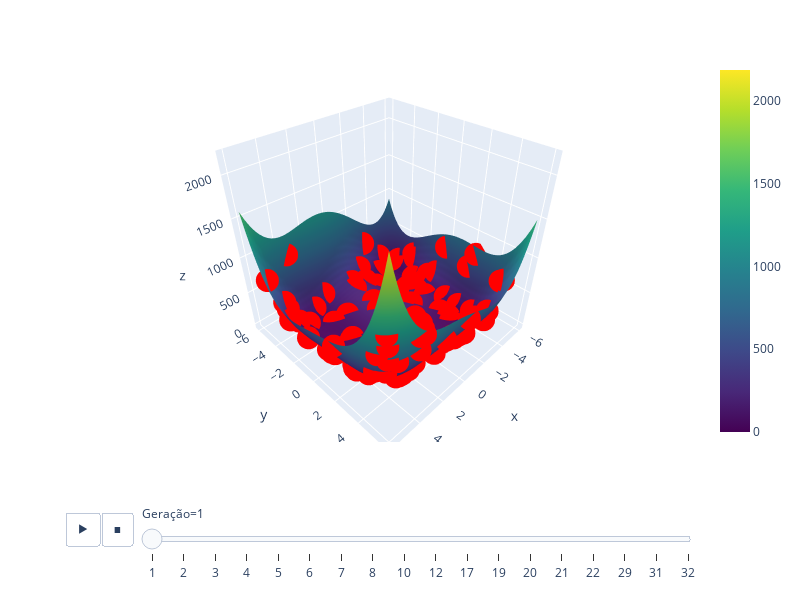

Here is the notebook cell this chart was saved with:
### Markdown cell above
Algumas mudanças foram aplicadas a este codigo para melhorar o desenpenho, e poder utiliza-lo depois para mostrar visualmente o que acontece.

1. A criterio de parada foi quando o menor fitines, que nesse caso seria o minimo da função, for menor a 0, com tolerancia de 3 casas decimais, ou quando o numero de gerações forem maiores que `NUM_GERAÇOES`.

2. A função objetivo foi alterada de uma simples soma para a função de Himmelblau.

3. Quando o individou é escolhido para ser mutado pode acontecer 4 casos, dependendo da escolha aleatoria dentro da função de mutação:
    + Fina: Anda apenas uma cordenada para mais ou para menos até 0.1% do valor da mesma, tem maior chance de acontecer.
    + Media: Anda apenas uma cordenada para mais ou para menos até 10% do valor da mesma, segunda maior chance de acontecer.
    + Grossa: Anda apenas uma cordenada para mais ou para menos até 100% do valor da mesma, terceira maior chance de acontecer.
    + Aleatoria: Escolhe um novo valor para a cordenada, dentro do range que o usuario escolheu, tem menor chance de acontecer.
    
    Cada tipo de mutação é por um motivo, a maior para encontar um minimo melhor, 
    
4. Foi utilizado a função de torneio de minimização para selecionar os melhores individuos.

### Code cell
# Sua lista de listas de pontos
lista_de_listas = []
for populacão_geração, geração in zip(população_total, melhores_geracoes):
    lista_geração = []
    for individuo in populacão_geração:
        x = individuo[0]
        y = individuo[1]
        z = (x**2 + y - 11) ** 2 + (x + y**2 - 7) ** 2
        g = geração
        lista_geração.append((x, y, z, g))
    lista_de_listas.append(lista_geração)
# Criar um dataframe com todas as listas de pontos
data = []
for lista in lista_de_listas:
    for ponto in lista:
        data.append({"x": ponto[0], "y": ponto[1], "z": ponto[2], "Geração": ponto[3]})

x_vals = np.linspace(-6, 6)
y_vals = np.linspace(-6, 6)

x_vals, y_vals = np.meshgrid(x_vals, y_vals)
z_vals = (x_vals**2 + y_vals - 11) ** 2 + (x_vals + y_vals**2 - 7) ** 2
# Criar o gráfico 3D usando Plotly Express
fig = px.scatter_3d(
    data,
    x="x",
    y="y",
    z="z",
    animation_frame="Geração",
    color_discrete_sequence=["red"],
)

fig.add_surface(x=x_vals, y=y_vals, z=z_vals, colorscale="viridis")

# Aumentar o tamanho do gráfico
fig.update_layout(width=800, height=600)

# Exibir o gráfico 3D
fig.show()

### Figure 1 — Plotly figure (JSON) as saved in the notebook; plotly's stock layout.template omitted (floating-point values rounded to 4 significant figures; data arrays with more than 128 entries replaced by an {"elided": "..."} marker saying what was removed)
{"data": [{"hovertemplate": "Geração=1<br>x=%{x}<br>y=%{y}<br>z=%{z}<extra></extra>", "legendgroup": "", "marker": {"color": "red", "symbol": "circle"}, "mode": "markers", "name": "", "scene": "scene", "showlegend": false, "type": "scatter3d", "x": [-3.055, -0.06962, 1.688, 2.955, 4.448, 0.2078, 5.386, -0.9708, 4.954, 3.742, -1.646, 2.869, 2.416, 3.121, -5.351, -4.363, -5.721, -1.053, -3.507, -0.1397, -4.211, -1.65, -3.307, -4.306, -3.85, -1.205, -4.04, 4.983, -5.871, -5.382, 5.335, -1.314, 5.332, -1.203, 2.666, 1.775, -3.1, -0.1687, 4.683, 4.988, -2.621, 1.173, 4.632, -4.768, -1.558, 3.62, -0.005713, -2.013, 4.208, -4.222, 5.389, -3.361, 2.155, -0.4206, -0.2803, -0.5515, 4.078, -2.243, 1.73, -3.428, 1.072, 4.017, 3.379, -0.7243, 4.609, -4.115, -5.346, 4.883, 3.292, 0.9915, -1.16, -5.051, -4.889, 3.469, 5.676, -5.547, 0.1858, 4.206, 2.313, -1.066, 2.686, 5.185, -4.687, -0.1223, -4.288, -0.5933, -1.221, -5.5, -3.161, 4.542, 4.573, 0.04461, 4.929, 4.605, 3.634, -0.3675, 0.01986, -1.911, -2.586, 5.901], "y": [-4.191, -3.762, 3.78, 4.005, 5.034, -0.8335, 5.215, 2.179, -4.219, 5.873, -2.988, -0.6168, 3.973, -3.958, 4.892, -1.859, -0.04057, -1.195, -0.7615, 2.299, -0.8397, 4.155, 2.414, 3.523, -5.009, 1.78, 3.995, 3.874, 2.304, 4.665, -3.447, -4.395, -1.647, 3.916, -2.545, 1.382, 2.752, 1.006, -0.2483, -4.471, -5.431, 5.524, -0.6868, -3.539, -0.2886, 4.124, -0.1425, 0.121, 1.179, 2.441, 4.525, -1.526, -4.159, 5.265, 0.9102, 3.825, 2.359, -1.405, -2.225, 0.136, 4.745, -3.466, 5.578, 3.872, -3.663, 1.398, -2.582, 2.254, 4.056, 0.4275, -3.544, -4.03, -0.1981, 5.935, -4.867, 2.05, 2.852, 1.365, 3.553, 5.207, -0.6696, 5.078, -0.7115, -1.65, 4.698, 1.407, 1.19, -2.876, 1.754, 1.655, -0.117, -3.315, 4.793, 4.335, -5.689, 5.877, 3.44, 3.811, 5.504, 1.677], "z": [90.74, 267.9, 99.63, 147.0, 710.2, 176.2, 1193.0, 72.47, 334.9, 1054.0, 127.3, 25.51, 126.8, 166.1, 641.3, 100.7, 632.2, 166.8, 98.83, 78.8, 145.1, 91.24, 25.59, 123.7, 204.2, 85.69, 111.1, 482.4, 721.6, 600.1, 300.7, 307.9, 250.1, 82.58, 46.01, 52.82, 8.224, 137.2, 119.1, 411.9, 486.6, 626.3, 98.96, 67.66, 150.3, 224.4, 173.0, 127.6, 64.16, 113.7, 865.3, 66.03, 265.6, 443.2, 141.9, 97.37, 70.76, 107.2, 104.8, 109.1, 301.2, 84.31, 791.8, 96.47, 164.8, 137.7, 257.2, 236.6, 177.5, 125.9, 193.6, 127.4, 301.7, 1053.0, 767.3, 545.8, 67.57, 65.72, 67.41, 384.4, 34.79, 1014.0, 230.2, 179.0, 262.3, 116.9, 115.5, 285.9, 50.75, 127.5, 101.8, 221.1, 764.4, 480.3, 853.2, 763.1, 80.73, 43.99, 430.1, 652.9]}, {"colorscale": [[0, "#440154"], [0.1111, "#482878"], [0.2222, "#3e4989"], [0.3333, "#31688e"], [0.4444, "#26828e"], [0.5556, "#1f9e89"], [0.6667, "#35b779"], [0.7778, "#6ece58"], [0.8889, "#b5de2b"], [1, "#fde725"]], "type": "surface", "x": {"elided": "50x50 float values"}, "y": {"elided": "50x50 float values"}, "z": {"elided": "50x50 float values"}}], "layout": {"height": 600, "legend": {"tracegroupgap": 0}, "margin": {"t": 60}, "scene": {"domain": {"x": [0, 1], "y": [0, 1]}, "xaxis": {"title": {"text": "x"}}, "yaxis": {"title": {"text": "y"}}, "zaxis": {"title": {"text": "z"}}}, "sliders": [{"active": 0, "currentvalue": {"prefix": "Geração="}, "len": 0.9, "pad": {"b": 10, "t": 60}, "steps": [{"args": [["1"], {"frame": {"duration": 0, "redraw": true}, "fromcurrent": true, "mode": "immediate", "transition": {"duration": 0, "easing": "linear"}}], "label": "1", "method": "animate"}, {"args": [["2"], {"frame": {"duration": 0, "redraw": true}, "fromcurrent": true, "mode": "immediate", "transition": {"duration": 0, "easing": "linear"}}], "label": "2", "method": "animate"}, {"args": [["3"], {"frame": {"duration": 0, "redraw": true}, "fromcurrent": true, "mode": "immediate", "transition": {"duration": 0, "easing": "linear"}}], "label": "3", "method": "animate"}, {"args": [["4"], {"frame": {"duration": 0, "redraw": true}, "fromcurrent": true, "mode": "immediate", "transition": {"duration": 0, "easing": "linear"}}], "label": "4", "method": "animate"}, {"args": [["5"], {"frame": {"duration": 0, "redraw": true}, "fromcurrent": true, "mode": "immediate", "transition": {"duration": 0, "easing": "linear"}}], "label": "5", "method": "animate"}, {"args": [["6"], {"frame": {"duration": 0, "redraw": true}, "fromcurrent": true, "mode": "immediate", "transition": {"duration": 0, "easing": "linear"}}], "label": "6", "method": "animate"}, {"args": [["7"], {"frame": {"duration": 0, "redraw": true}, "fromcurrent": true, "mode": "immediate", "transition": {"duration": 0, "easing": "linear"}}], "label": "7", "method": "animate"}, {"args": [["8"], {"frame": {"duration": 0, "redraw": true}, "fromcurrent": true, "mode": "immediate", "transition": {"duration": 0, "easing": "linear"}}], "label": "8", "method": "animate"}, {"args": [["10"], {"frame": {"duration": 0, "redraw": true}, "fromcurrent": true, "mode": "immediate", "transition": {"duration": 0, "easing": "linear"}}], "label": "10", "method": "animate"}, {"args": [["12"], {"frame": {"duration": 0, "redraw": true}, "fromcurrent": true, "mode": "immediate", "transition": {"duration": 0, "easing": "linear"}}], "label": "12", "method": "animate"}, {"args": [["17"], {"frame": {"duration": 0, "redraw": true}, "fromcurrent": true, "mode": "immediate", "transition": {"duration": 0, "easing": "linear"}}], "label": "17", "method": "animate"}, {"args": [["19"], {"frame": {"duration": 0, "redraw": true}, "fromcurrent": true, "mode": "immediate", "transition": {"duration": 0, "easing": "linear"}}], "label": "19", "method": "animate"}, {"args": [["20"], {"frame": {"duration": 0, "redraw": true}, "fromcurrent": true, "mode": "immediate", "transition": {"duration": 0, "easing": "linear"}}], "label": "20", "method": "animate"}, {"args": [["21"], {"frame": {"duration": 0, "redraw": true}, "fromcurrent": true, "mode": "immediate", "transition": {"duration": 0, "easing": "linear"}}], "label": "21", "method": "animate"}, {"args": [["22"], {"frame": {"duration": 0, "redraw": true}, "fromcurrent": true, "mode": "immediate", "transition": {"duration": 0, "easing": "linear"}}], "label": "22", "method": "animate"}, {"args": [["29"], {"frame": {"duration": 0, "redraw": true}, "fromcurrent": true, "mode": "immediate", "transition": {"duration": 0, "easing": "linear"}}], "label": "29", "method": "animate"}, {"args": [["31"], {"frame": {"duration": 0, "redraw": true}, "fromcurrent": true, "mode": "immediate", "transition": {"duration": 0, "easing": "linear"}}], "label": "31", "method": "animate"}, {"args": [["32"], {"frame": {"duration": 0, "redraw": true}, "fromcurrent": true, "mode": "immediate", "transition": {"duration": 0, "easing": "linear"}}], "label": "32", "method": "animate"}], "x": 0.1, "xanchor": "left", "y": 0, "yanchor": "top"}], "updatemenus": [{"buttons": [{"args": [null, {"frame": {"duration": 500, "redraw": true}, "fromcurrent": true, "mode": "immediate", "transition": {"duration": 500, "easing": "linear"}}], "label": "&#9654;", "method": "animate"}, {"args": [[null], {"frame": {"duration": 0, "redraw": true}, "fromcurrent": true, "mode": "immediate", "transition": {"duration": 0, "easing": "linear"}}], "label": "&#9724;", "method": "animate"}], "direction": "left", "pad": {"r": 10, "t": 70}, "showactive": false, "type": "buttons", "x": 0.1, "xanchor": "right", "y": 0, "yanchor": "top"}], "width": 800}}
